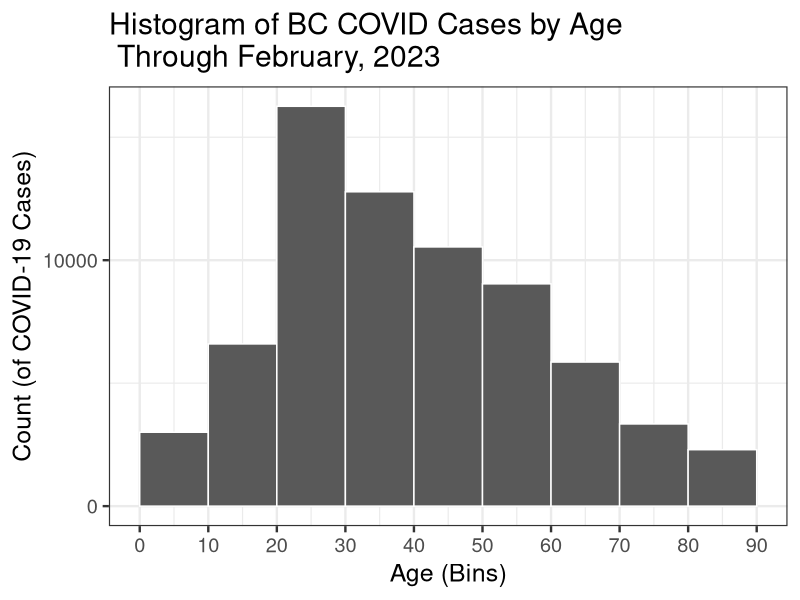
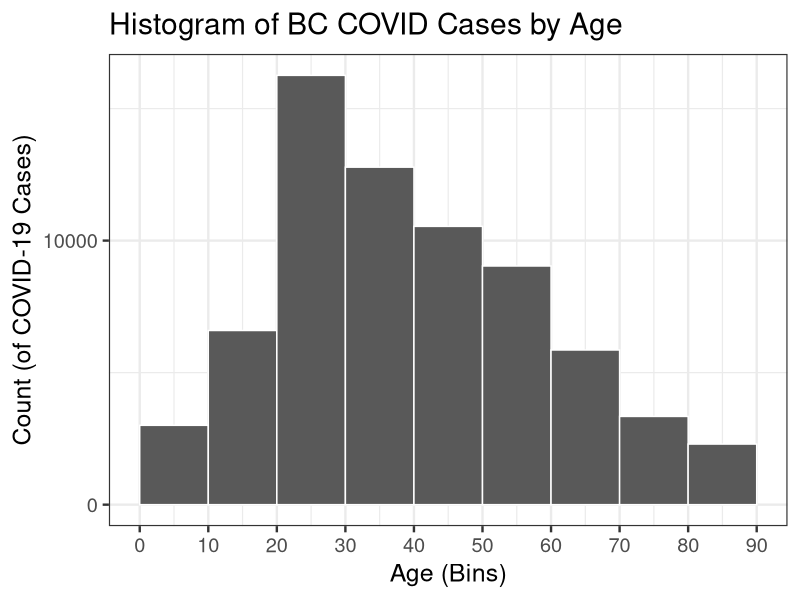
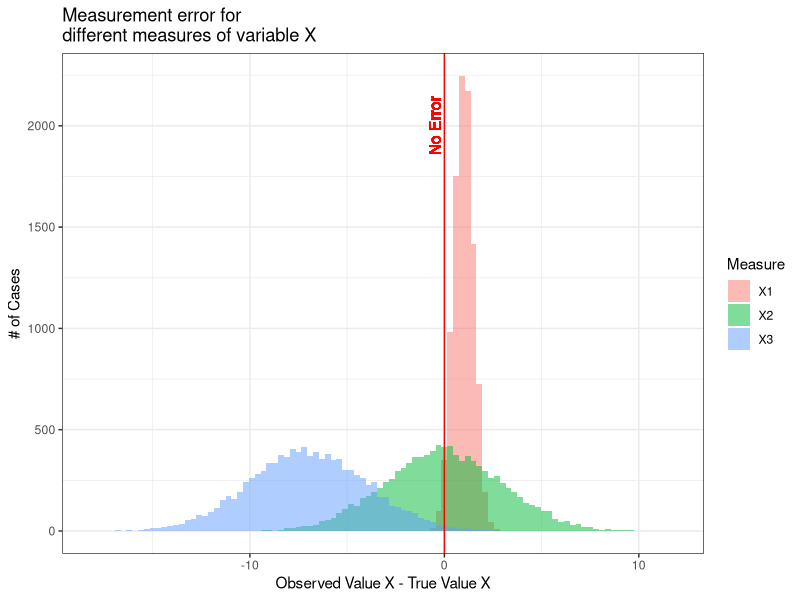

These figures' R source, in order:
## ---- chunk 1
knitr::opts_chunk$set(echo = FALSE)
require(stringr)
require(data.table)
require(ggplot2)
require(magrittr)
## ---- chunk 2

bc_data = fread('./BCCDC_COVID19_Dashboard_Case_Details.csv')
bc_data[, age := str_extract(Age_Group, "\\d\\d$") %>% as.numeric %>% `-` (1)]

ggplot(bc_data, aes(x = age)) + geom_histogram(breaks = seq(0,90,10), col = "white") + theme_bw(base_size = 18) + ggtitle("Histogram of BC COVID Cases by Age \n Through February, 2023") + xlab("Age (Bins)") + ylab("Count (of COVID-19 Cases)")  +
    scale_x_continuous(breaks=seq(0,90,10)) +
    scale_y_continuous(breaks = seq(0,80000,10000))
## ---- chunk 3
ggplot(bc_data, aes(x = age)) + geom_histogram(breaks = seq(0,90,10), col = "white") + theme_bw(base_size = 18) + ggtitle("Histogram of BC COVID Cases by Age") + xlab("Age (Bins)") + ylab("Count (of COVID-19 Cases)")  +
    scale_x_continuous(breaks=seq(0,90,10)) +
    scale_y_continuous(breaks = seq(0,80000,10000))
## ---- chunk 4
require(ggplot2)
n = 10000
x1 = rnorm(n, 0, 0.5) + 1
x2 = rnorm(n, 0, 3)
x3 = rnorm(n, -7, 3)
plot_data = data.frame(Measure = rep(paste0("X",1:3), each = n), value = c(x1, x2, x3))
xlims = range(c(x1,x2, x3))
ggplot(plot_data, aes(value, fill = Measure)) + 
  geom_histogram(bins = 100, alpha = 0.5, position = 'identity') +
  labs(title = 'Measurement error for\ndifferent measures of variable X') + xlab("Observed Value X - True Value X") + ylab("# of Cases") + 
  theme_bw() +
  geom_vline(xintercept = 0, colour = 'red') +
  geom_text(aes(x=-0.5, label="No Error", y=2000), colour="red", angle=90, size = 4, fontface = "plain") 
